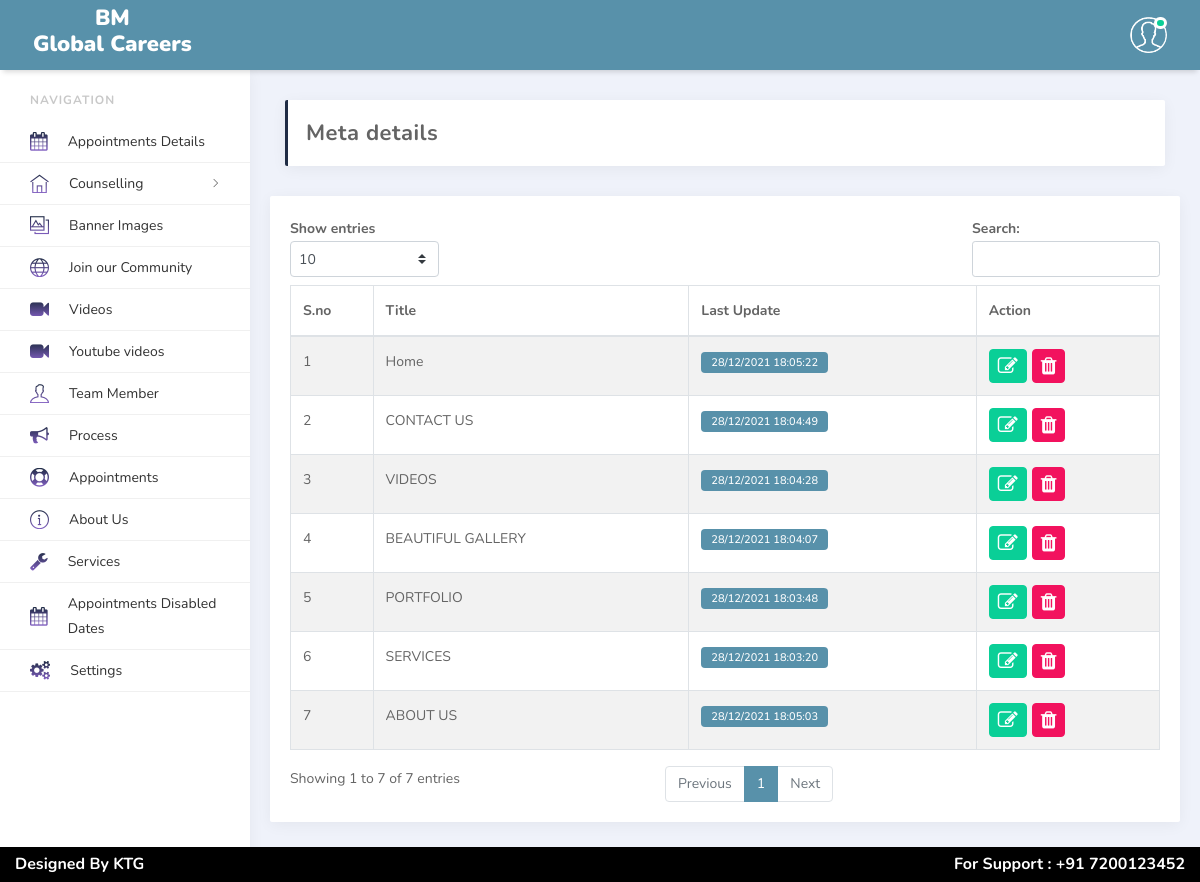
/source/ktgadmin/meta_details.php (signed in), run on the app's committed database.
### tables this page shows
CREATE TABLE `tbl_meta_details` (
  `meta_details_id` int NOT NULL,
  `title` text,
  `imgname` text,
  `order_no` text,
  `description` longtext,
  `created_by` varchar(11) DEFAULT NULL,
  `create_date` datetime DEFAULT NULL,
  `updated_by` varchar(11) DEFAULT NULL,
  `update_date` datetime DEFAULT NULL,
  `delete_status` varchar(3) DEFAULT 'NDL',
  `deleted_by` varchar(11) DEFAULT NULL,
  `deleted_date` datetime DEFAULT NULL
);

### source/ktgadmin/meta_details.php (the view, shortened to what this page needs)
<!doctype html>
<html lang="en">
<head>
    <link rel="stylesheet" href="vendors/bundle.css" type="text/css">
    <link rel="stylesheet" href="vendors/datepicker/daterangepicker.css">
    <link rel="stylesheet" href="vendors/dataTable/responsive.bootstrap.min.css" type="text/css">
    <link rel="stylesheet" href="vendors/vmap/jqvmap.min.css">
    <link rel="stylesheet" href="css/app.min.css" type="text/css">
    <link rel="stylesheet" href="css/custom.css" type="text/css">
    <link rel="stylesheet" href="css/themify-icons.css" type="text/css">
	<link rel="stylesheet" href="https://cdnjs.cloudflare.com/ajax/libs/font-awesome/4.7.0/css/font-awesome.min.css">
</head>
<body>
<?php
include('sessionservices.php');
?>
<?php echo $header;?>
<main class="main-content">
    <div class="container-fluid">
        <div class="page-header d-md-flex justify-content-between align-items-center">
            <h4>Meta details</h4>
        </div>
    </div>
	<div class="row">
        <div class="col-md-12">
			<div class="card">
                <div class="card-body">
                   <table id="detailsgrid" class="table table-striped table-bordered" width="100%" cellspacing="0">
                    <thead>
                    <tr>
                        <th>S.no</th>
                        <th>Title</th>
                        <th>Last&nbsp;Update</th>
                        <th>Action</th>
                    </tr>
                    </thead>
					<tbody>
					<?php
                              $sql = "SELECT *,date_format(create_date,'%d/%m/%Y %H:%i:%s') as create_date,date_format(update_date,'%d/%m/%Y %H:%i:%s') as update_date FROM tbl_meta_details WHERE delete_status='NDL' order by meta_details_id desc";
                              $exec_sql=mysqli_query($conn,$sql);
                              $i=1;
                              while($fetch_sql=mysqli_fetch_array($exec_sql)) {
                            ?>
						<tr>
							<td><?php echo $i; ?></td>
							<td><?php echo str_replace("^","'",$fetch_sql['title']); ?></td>
							<?php
								if($fetch_sql['update_date']!=''){
							?>
							<td><a href="javascript:void(0)" class="badge badge-primary" style="color:#fff"><?php echo $fetch_sql['update_date']; ?></a></td>
							<?php
								}
								else{
							?>
							<td><a href="javascript:void(0)" class="badge badge-primary" style="color:#fff"><?php echo $fetch_sql['create_date']; ?></a></td>
							<?php
								}
							?>
							<td><div class="btn-group" role="group" aria-label="Basic example">
									<a href="meta_details_update.php?id=<?php echo $fetch_sql['meta_details_id']; ?>" >
										<button type="button" class="btn btn-success" style="padding:3px 5px;margin-right:5px">
											<i class="fa fa-edit" style="color: #fff;padding: 3px;margin: 0;font-size: 20px;"></i>
										</button>
									</a>
									<a href="javascript:void(0)" class="deleteTriger" data-value="<?php echo $fetch_sql['meta_details_id']; ?>">
										<button type="button" class="btn btn-danger" style="padding:3px 5px;">
											<i class="fa fa-trash" style="color: #fff;padding: 3px;margin: 0;font-size: 20px;"></i>
										</button>
									</a>
								</div>
							</td>
						</tr>
						<?php
					  $i++;
						}
						?>
					</tbody>
                </table>
                </div>
            </div>
		</div>
	</div>
</main>
</body>
</html>

### data on the page
tbl_meta_details: title "Home", create_date "28/12/2021 18:05:22", $fetch_sql['meta_details_id'] 7 (drawn)
tbl_meta_details: title "CONTACT US", create_date "28/12/2021 18:04:49", $fetch_sql['meta_details_id'] 6 (drawn)
tbl_meta_details: title "VIDEOS", create_date "28/12/2021 18:04:28", $fetch_sql['meta_details_id'] 5 (drawn)
tbl_meta_details: title "BEAUTIFUL GALLERY", create_date "28/12/2021 18:04:07"
tbl_meta_details: title "PORTFOLIO", create_date "28/12/2021 18:03:48", $fetch_sql['meta_details_id'] 3 (drawn)
tbl_meta_details: title "SERVICES", create_date "28/12/2021 18:03:20", $fetch_sql['meta_details_id'] 2 (drawn)
tbl_meta_details: title "ABOUT US", update_date "28/12/2021 18:05:03", $fetch_sql['meta_details_id'] 1 (drawn)
